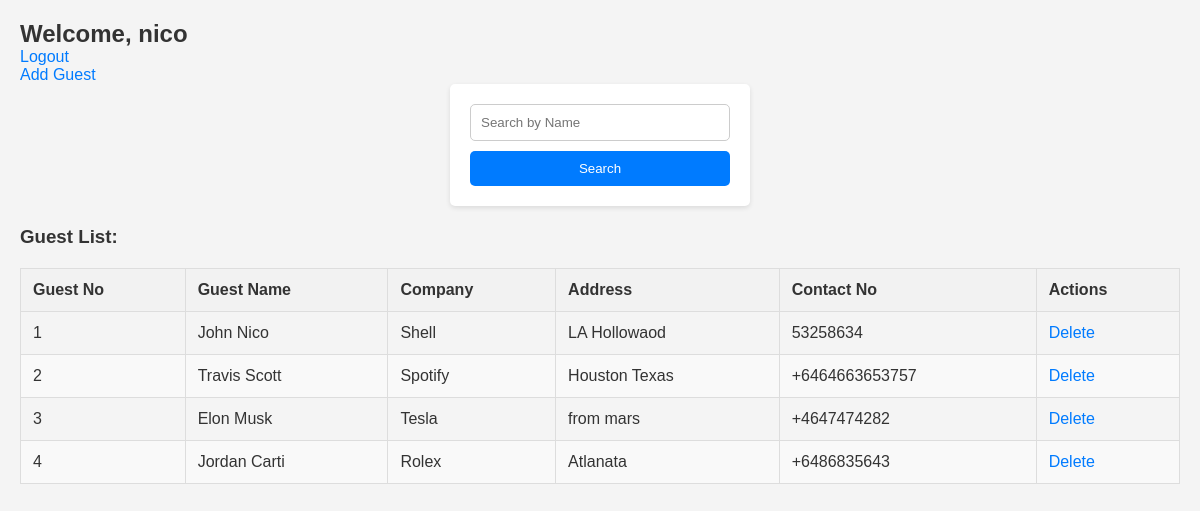
Screenshot of / (signed in) with the database file from the repository.
### app.py (models this page shows)
class Guest(db.Model):
    id = db.Column(db.Integer, primary_key=True)
    guestno = db.Column(db.String(20), unique=True, nullable=False)
    guestname = db.Column(db.String(50), nullable=False)
    company = db.Column(db.String(50), nullable=False)
    address = db.Column(db.String(200), nullable=False)
    contactno = db.Column(db.String(15), nullable=False)

### app.py (the view)
@app.route('/')
def home():
    if 'username' in session:
        guests = Guest.query.all()
        return render_template('home.html', guests=guests)
    return redirect(url_for('login'))

### templates/home.html (shortened to what this page needs)
<!DOCTYPE html>
<html lang="en">
<head>
    <link rel="stylesheet" href="static/style.css">
</head>
<body>
    <h2>Welcome, {{ session['username'] }}</h2>
    <a href="{{ url_for('logout') }}">Logout</a><br>
    <a href="{{ url_for('add_guest') }}">Add Guest</a><br>
    <form method="POST" action="{{ url_for('search') }}">
        <input type="text" name="search" placeholder="Search by Name">
        <button type="submit">Search</button>
    </form>
    <h3>Guest List:</h3>
    <table>
        <thead>
            <tr>
                <th>Guest No</th>
                <th>Guest Name</th>
                <th>Company</th>
                <th>Address</th>
                <th>Contact No</th>
                <th>Actions</th>
            </tr>
        </thead>
        <tbody>
            {% for guest in guests %}
            <tr>
                <td>{{ guest.guestno }}</td>
                <td>{{ guest.guestname }}</td>
                <td>{{ guest.company }}</td>
                <td>{{ guest.address }}</td>
                <td>{{ guest.contactno }}</td>
                <td><a href="{{ url_for('delete_guest', id=guest.id) }}">Delete</a></td>
            </tr>
            {% endfor %}
        </tbody>
    </table>
</body>
</html>

### static/style.css (style rules this page uses)
* { margin: 0; padding: 0; box-sizing: border-box; }
body { font-family: Arial, sans-serif; background-color: #f4f4f4; color: #333; margin: 0; padding: 20px; }
h2, h3 { color: #333; }
a { color: #007bff; text-decoration: none; }
form { background-color: white; padding: 20px; border-radius: 5px; box-shadow: 0 2px 5px rgba(0, 0, 0, 0.1); margin-bottom: 20px; width: 300px; margin-left: auto; margin-right: auto; }
input[type="text"], input[type="password"], textarea { width: 100%; padding: 10px; margin-bottom: 10px; border: 1px solid #ccc; border-radius: 5px; }
button { background-color: #007bff; color: white; padding: 10px; border: none; border-radius: 5px; cursor: pointer; width: 100%; }
table { width: 100%; margin-top: 20px; border-collapse: collapse; }
th, td { padding: 12px; text-align: left; border: 1px solid #ddd; }
th { background-color: #f2f2f2; }
tr:nth-child(even) { background-color: #f9f9f9; }

### rows the page displays
Guest: guestno "1", guestname "John Nico", company "Shell", address "LA Hollowaod", contactno "53258634"
Guest: guestno "2", guestname "Travis Scott", company "Spotify", address "Houston Texas", contactno "+6464663653757"
Guest: guestno "3", guestname "Elon Musk", company "Tesla", address "from mars", contactno "+4647474282"
Guest: guestno "4", guestname "Jordan Carti", company "Rolex", address "Atlanata", contactno "+6486835643"

### other values shown
{{ session['username'] }} "nico"
